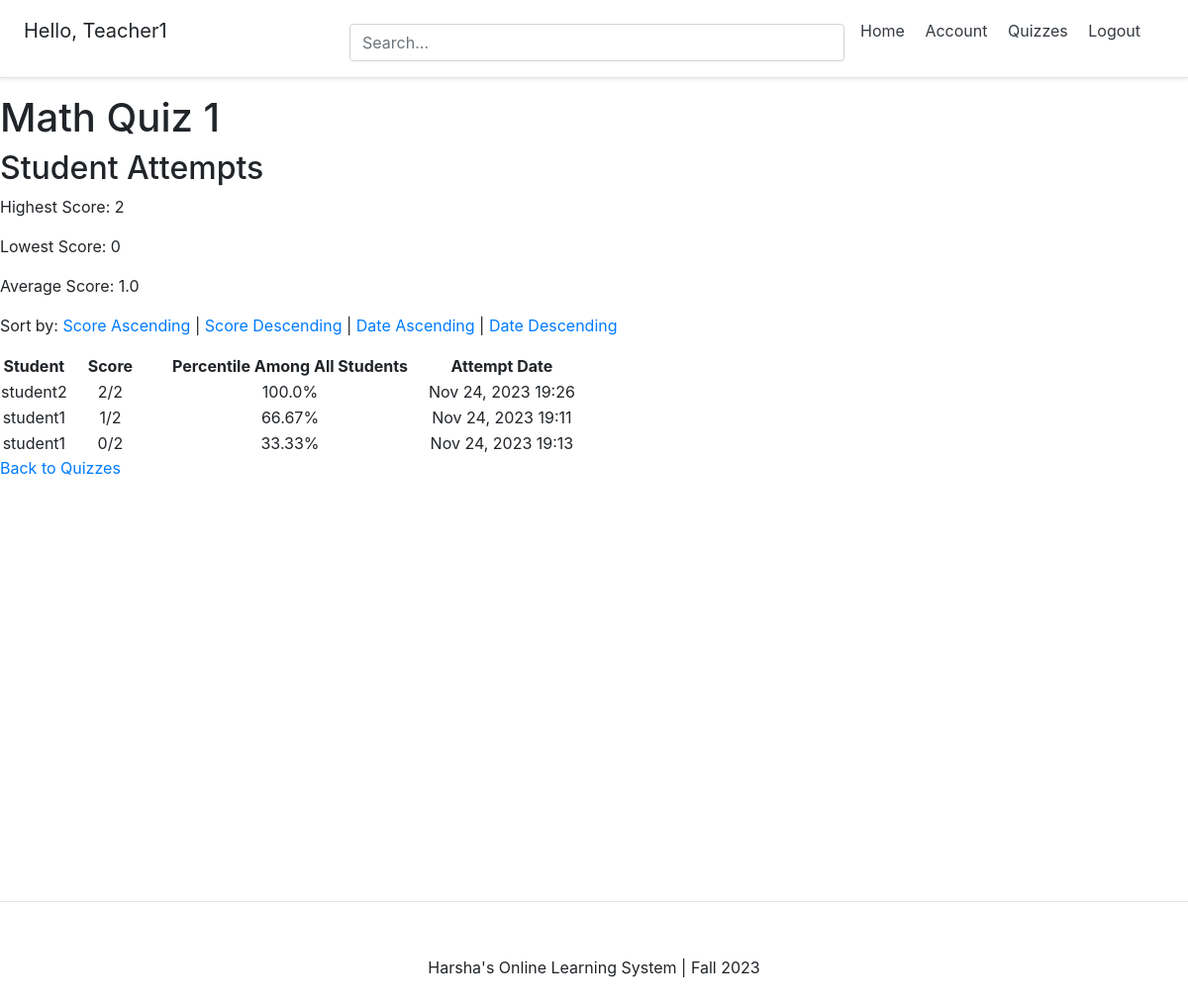
The page /quizzes/detail/Math Quiz 1/ (signed in) on the database its author committed.
### account/models.py (models this page shows, shortened)
class Account(AbstractBaseUser):
	email 					= models.EmailField(verbose_name="email", max_length=60, unique=True)
	username 				= models.CharField(max_length=30, unique=True)
	date_joined				= models.DateTimeField(verbose_name='date joined', auto_now_add=True)
	last_login				= models.DateTimeField(verbose_name='last login', auto_now=True)
	is_admin				= models.BooleanField(default=False)
	is_active				= models.BooleanField(default=True)
	is_staff				= models.BooleanField(default=False)
	is_superuser			= models.BooleanField(default=False)
	is_teacher = models.BooleanField(default=False)
	USERNAME_FIELD = 'email'
	REQUIRED_FIELDS = ['username',]
	objects = MyAccountManager()

### quizzes/models.py (models this page shows, shortened)
class Quiz(models.Model):
    title = models.CharField(max_length=255, unique=True)
    created_by = models.ForeignKey(settings.AUTH_USER_MODEL, on_delete=models.CASCADE)
    description = models.TextField(default='No description provided')

class Attempt(models.Model):
    quiz = models.ForeignKey(Quiz, on_delete=models.CASCADE, related_name='attempts')
    student = models.ForeignKey(settings.AUTH_USER_MODEL, on_delete=models.CASCADE, related_name='quiz_attempts')
    score = models.IntegerField()
    date_attempted = models.DateTimeField(auto_now_add=True)

### quizzes/views.py (the view, shortened to what this page needs)
# urls.py: path('detail/<str:quiz_title>/', views.quiz_detail, name='quiz_detail'),
@login_required
def quiz_detail(request, quiz_title):
    quiz = get_object_or_404(Quiz, title=quiz_title)
    user_account = Account.objects.get(email=request.user.email)
    def calculate_percentile(attempt, quiz):
        all_scores = Attempt.objects.filter(quiz=quiz).order_by('score')
        higher_scores = all_scores.filter(score__gt=attempt.score).count()
        percentile = (1 - higher_scores / all_scores.count()) * 100
        return round(percentile, 2)
    if user_account.is_teacher:
        student_attempts = Attempt.objects.filter(quiz=quiz).select_related('student')
        highest_score = student_attempts.aggregate(Max('score'))['score__max']
        lowest_score = student_attempts.aggregate(Min('score'))['score__min']
        average_score = student_attempts.aggregate(Avg('score'))['score__avg']
        sort_by = request.GET.get('sort', 'score')
        order = request.GET.get('order', 'desc')
        if order == 'desc':
            student_attempts = student_attempts.order_by(F'-{sort_by}')
        else:
            student_attempts = student_attempts.order_by(sort_by)
        for attempt in student_attempts:
            attempt.percentile = calculate_percentile(attempt, quiz)
        context = {
            'quiz': quiz,
            'student_attempts': student_attempts,
            'highest_score': highest_score,
            'lowest_score': lowest_score,
            'average_score': average_score
        }
        return render(request, 'quizzes/quiz_detail_teacher.html', context)

### templates/quizzes/quiz_detail_teacher.html (shortened to what this page needs)
{% extends 'base.html' %}
{% block content %}
  <h1>{{ quiz.title }}</h1>
  <h2>Student Attempts</h2>
  <p>Highest Score: {{ highest_score }}</p>
  <p>Lowest Score: {{ lowest_score }}</p>
  <p>Average Score: {{ average_score }}</p>
  <p>
    Sort by:
    <a href="?sort=score&order=asc">Score Ascending</a> |
    <a href="?sort=score&order=desc">Score Descending</a> |
    <a href="?sort=date_attempted&order=asc">Date Ascending</a> |
    <a href="?sort=date_attempted&order=desc">Date Descending</a>
  </p>
  <table>
    <tr>
      <th style="text-align: center;">Student</th>
      <th class="padded-cell" style="text-align: center;">Score</th>
      <th class="padded-cell" style="text-align: center;">Percentile Among All Students</th>
      <th style="text-align: center;">Attempt Date</th>
    </tr>
    {% for attempt in student_attempts %}
      <tr>
        <td style="text-align: center;">{{ attempt.student.username }}</td>
        <td class="padded-cell" style="text-align: center;">{{ attempt.score }}/{{ quiz.questions.count }}</td>
        <td class="padded-cell" style="text-align: center;">{{ attempt.percentile }}%</td>
        <td style="text-align: center;">{{ attempt.date_attempted|date:"M d, Y H:i" }}</td>
      </tr>
    {% empty %}
      <tr>
        <td colspan="4" style="text-align: center;">No attempts yet.</td>
      </tr>
    {% endfor %}
  </table>
  <a href="{% url 'quizzes:quiz_list' %}">Back to Quizzes</a>
{% endblock %}

### templates/base.html (shortened to what this page needs)
<!DOCTYPE html>
<html>
<head>
    {% include 'snippets/header.html' %}
</head>
<body>
    <div class="main">
        {% block content %}
        {% endblock content %}
    </div>
    {% include 'snippets/footer.html' %}
</body>
</html>

### templates/snippets/header.html (shortened to what this page needs)
<link rel="stylesheet" href="https://cdn.jsdelivr.net/npm/bootstrap@4.4.1/dist/css/bootstrap.min.css">
<div class="d-flex flex-column flex-md-row align-items-center p-3 px-md-4 mb-3 bg-white border-bottom shadow-sm">
  <h5 class="my-0 mr-md-auto font-weight-normal">
  	{% if request.user.is_authenticated %}
  	<p>Hello, {{request.user.username}}</p>
  	{% endif %}
  </h5>
  <div class="search-bar mt-sm-2 mr-2">
  	<form method="get">
  		<input type="text" class="form-control" name="q" id="id_q" placeholder="Search...">
  	</form>
  </div>
  <nav class="my-2 my-md-0 mr-md-3">
  	{% if request.user.is_authenticated %}
  		<a class="p-2 text-dark" href="{% url 'home' %}">Home</a>
		<a class="p-2 text-dark" href="{% url 'account' %}">Account</a>
		<a class="p-2 text-dark" href="{% url 'quizzes:quiz_list' %}">Quizzes</a>
		<a class="p-2 text-dark" href="{% url 'logout' %}">Logout</a></p>
  	{% else %}
  		<a class="p-2 text-dark" href="{% url 'home' %}">Home</a>
  		<a class="p-2 text-dark" href="{% url 'login' %}">Login</a>
		<a class="btn btn-outline-primary" href="{% url 'register' %}">Register</a>
  	{% endif %}
  </nav>
</div>

### templates/snippets/footer.html (shortened to what this page needs)
<hr>
<div class="d-flex flex-row align-items-center footer" >
	<p class="m-auto">Harsha's Online Learning System | Fall 2023</p>
</div>

### templates/snippets/header.html (style rules this page uses)
@media (min-width: 768px) { html { font-size: 16px; } }
.search-bar { max-width: 500px; width: 100%; }
form { width: 100%; }

### templates/snippets/base_css.html (style rules this page uses)
body { background-color: #FFFFFF; }

### templates/base.html (style rules this page uses)
.main { min-height:100vh; height: 100%; }

### templates/quizzes/quiz_detail_teacher.html (style rules this page uses)
.padded-cell { padding-left: 20px; padding-right: 20px; }

### templates/snippets/footer.html (style rules this page uses)
.footer { min-height: 100px; }

### rows shown on the page
Account: user.username "Teacher1"
Quiz: title "Math Quiz 1", questions.count "2"
Attempt: student.username "student2", score "2", percentile "100.0", date_attempted "Nov 24, 2023 19:26"
Attempt: student.username "student1", score "1", percentile "66.67", date_attempted "Nov 24, 2023 19:11"
Attempt: student.username "student1", score "0", percentile "33.33", date_attempted "Nov 24, 2023 19:13"

### other values the page prints
{{ highest_score }} "2"
{{ lowest_score }} "0"
{{ average_score }} "1.0"
